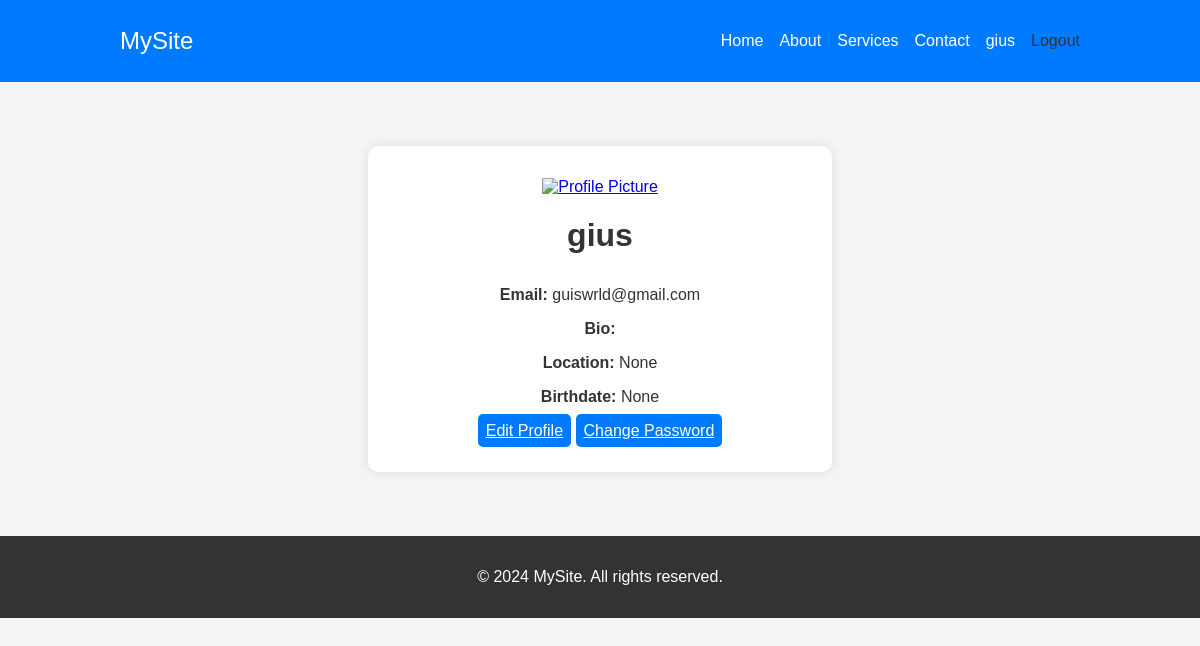
The app's page /profile/ (signed in), older data.
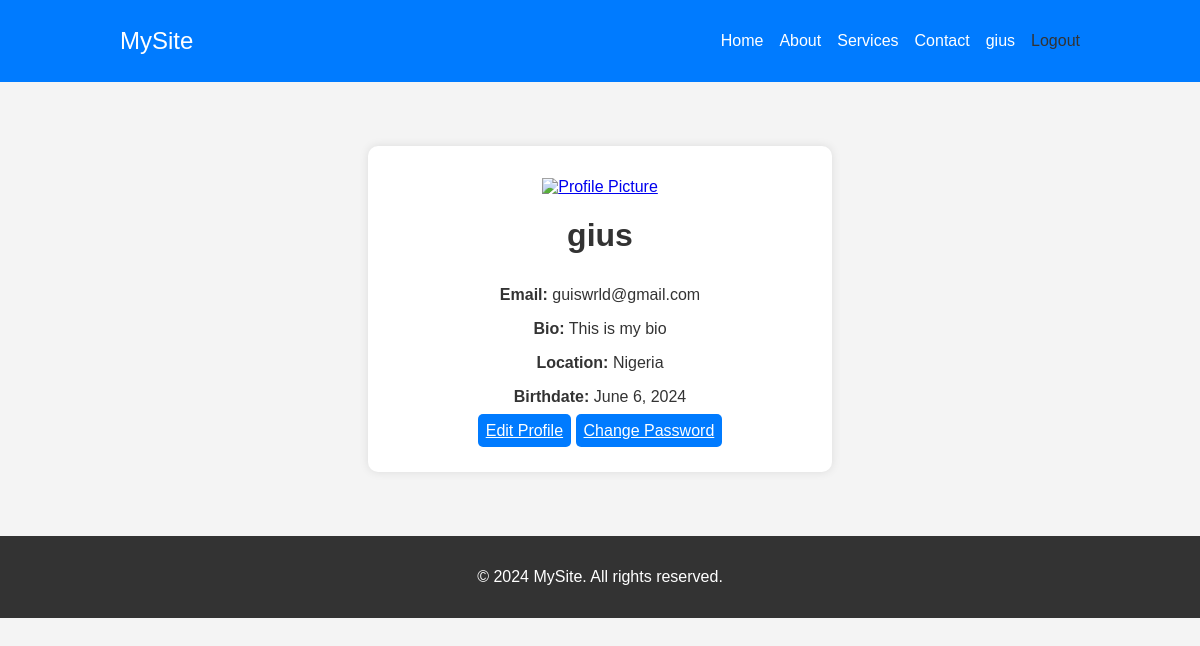
The same page, newer data.
### accounts/models.py (models this page shows, shortened)
class CustomUser(AbstractUser):
    email = models.EmailField(unique=True)
    date_of_birth = models.DateField(null=True, blank=True)
    bio = models.CharField(max_length=1000)
    location = models.CharField(max_length=255, blank=True, null=True)
    otp_field = models.CharField(max_length=6, blank=True, null=True)
    otp_created_at = models.DateTimeField(blank=True, null=True)
    password = models.CharField(max_length=100)
    USERNAME_FIELD = 'email'
    REQUIRED_FIELDS = []
    objects = CustomUserManager()

### accounts/views.py (the view)
# urls.py: path('profile/', profile, name='profile'),
def profile(request):
    user = request.user
    return render(request, 'accounts/profile.html', {'user': user})

### accounts/templates/accounts/profile.html (shortened to what this page needs)
{% extends "base.html" %}
{% block content %}
<div class="profile-container">
    <div class="profile-header">
        <a href="#" id="profile-pic-link">
            <img src="#" alt="Profile Picture" id="profile-pic">
        </a>
        <h1>{{ user.username }}</h1>
    </div>
    <div class="profile-details">
        <p><strong>Email:</strong> {{ user.email }}</p>
        <p><strong>Bio:</strong> {{ user.bio }}</p>
        <p><strong>Location:</strong> {{ user.location }}</p>
        <p><strong>Birthdate:</strong> {{ user.date_of_birth }}</p>
        <a href="{% url 'profile_edit' %}" class="btn">Edit Profile</a>
        <a href="{% url 'change_password' %}" class="btn">Change Password</a>
    </div>
</div>
{% endblock %}

### templates/base.html (shortened to what this page needs)
<!DOCTYPE html>
<html lang="en">
<head>
    {% load static %}
    <link rel="stylesheet" href="{% static 'style2.css' %}">
</head>
<body>
    <header class="header">
        <nav class="navbar">
            <a href="/" class="logo">MySite</a>
            <ul class="nav-links">
                <li><a href="/">Home</a></li>
                <li><a href="#">About</a></li>
                <li><a href="#">Services</a></li>
                <li><a href="#">Contact</a></li>
                {% if user.is_authenticated %}
                    <li><a href="{% url 'profile' %}">{{ user.username }}</a></li>
                    <li>
                        <form method="POST" action="{% url 'logout' %}" style="display:inline;">
                            <button type="submit" style="background:none;border:none;padding:0;color:inherit;cursor:pointer;font:inherit;">
                                Logout
                            </button>
                        </form>
                    </li>
                {% else %}
                    <li><a href="{% url 'login' %}">Login</a></li>
                    <li><a href="{% url 'signup' %}">Sign Up</a></li>
                {% endif %}
            </ul>
        </nav>
    </header>
    <main class="main-content">
        {% block content %}
        {% endblock %}
    </main>
    <footer class="footer">
        <p>&copy; 2024 MySite. All rights reserved.</p>
    </footer>
</body>
</html>

### static/style2.css (style rules this page uses)
body { margin: 0; font-family: Arial, sans-serif; background-color: #f4f4f4; color: #333; }
.header { background-color: #007BFF; padding: 1em 0; }
.navbar { display: flex; justify-content: space-between; align-items: center; width: 80%; margin: 0 auto; }
.logo { color: #fff; text-decoration: none; font-size: 1.5em; }
.nav-links { list-style: none; display: flex; gap: 1em; }
.nav-links li a { color: #fff; text-decoration: none; font-size: 1em; }
.main-content { padding: 2em 0; text-align: center; }
.signup-container, .login-container, .profile-container { background: white; padding: 2em; border-radius: 10px; box-shadow: 0 0 10px rgba(0, 0, 0, 0.1); width: 400px; text-align: center; margin: 2em auto; }
.signup-container h1, .login-container h1, .profile-container h1 { margin-bottom: 1em; }
.btn { width: 100%; padding: 0.5em; border: none; border-radius: 5px; color: white; background-color: #007BFF; cursor: pointer; margin-top: 1em; }
.footer { background-color: #333; color: #fff; text-align: center; padding: 1em 0; }

Row changes from the older to the newer data that the page shows:
changed CustomUser "gius": bio (not shown) → "This is my bio"; location "None" → "Nigeria"; date_of_birth "None" → "June 6, 2024"
